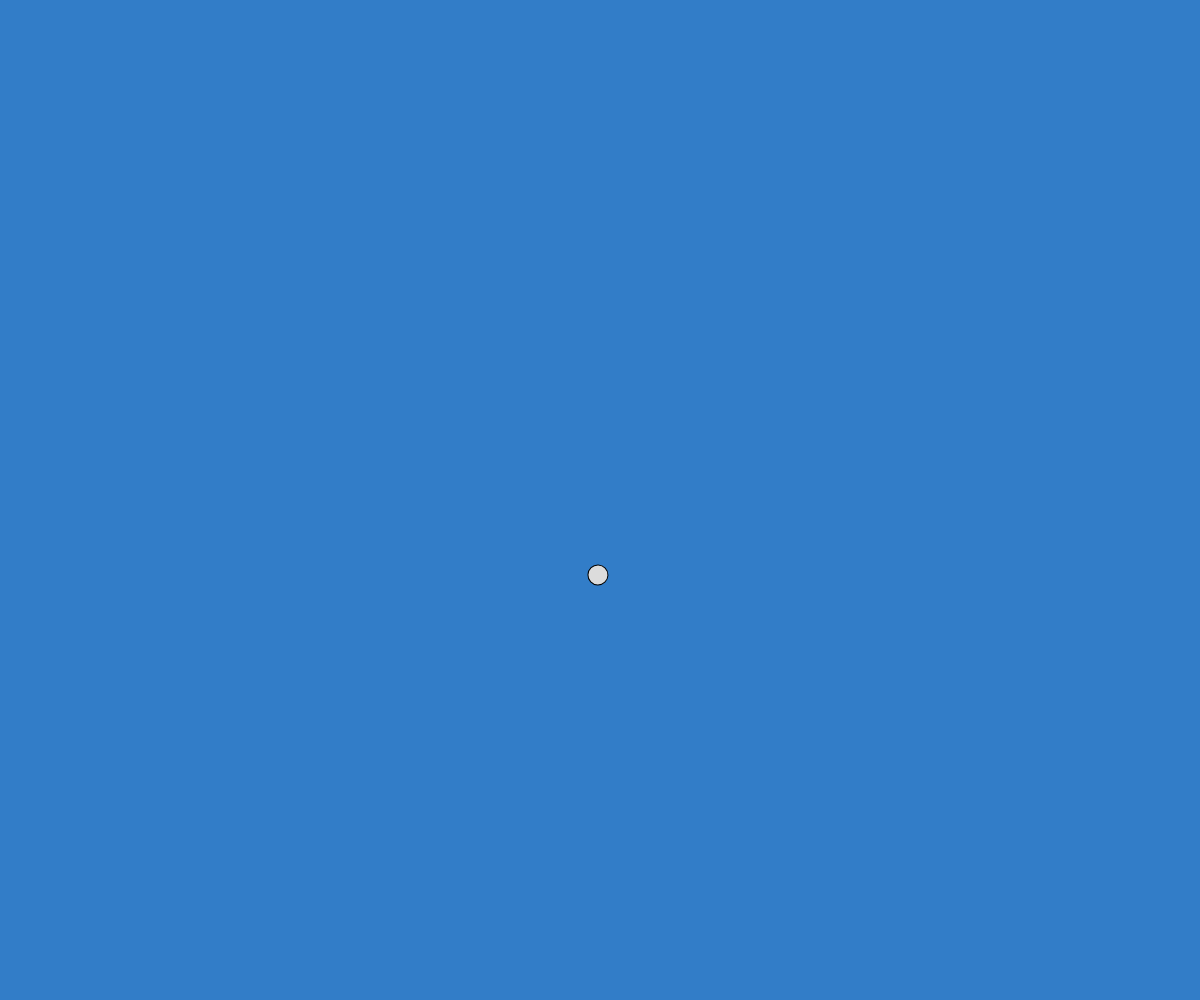
Frame 1 (no input)
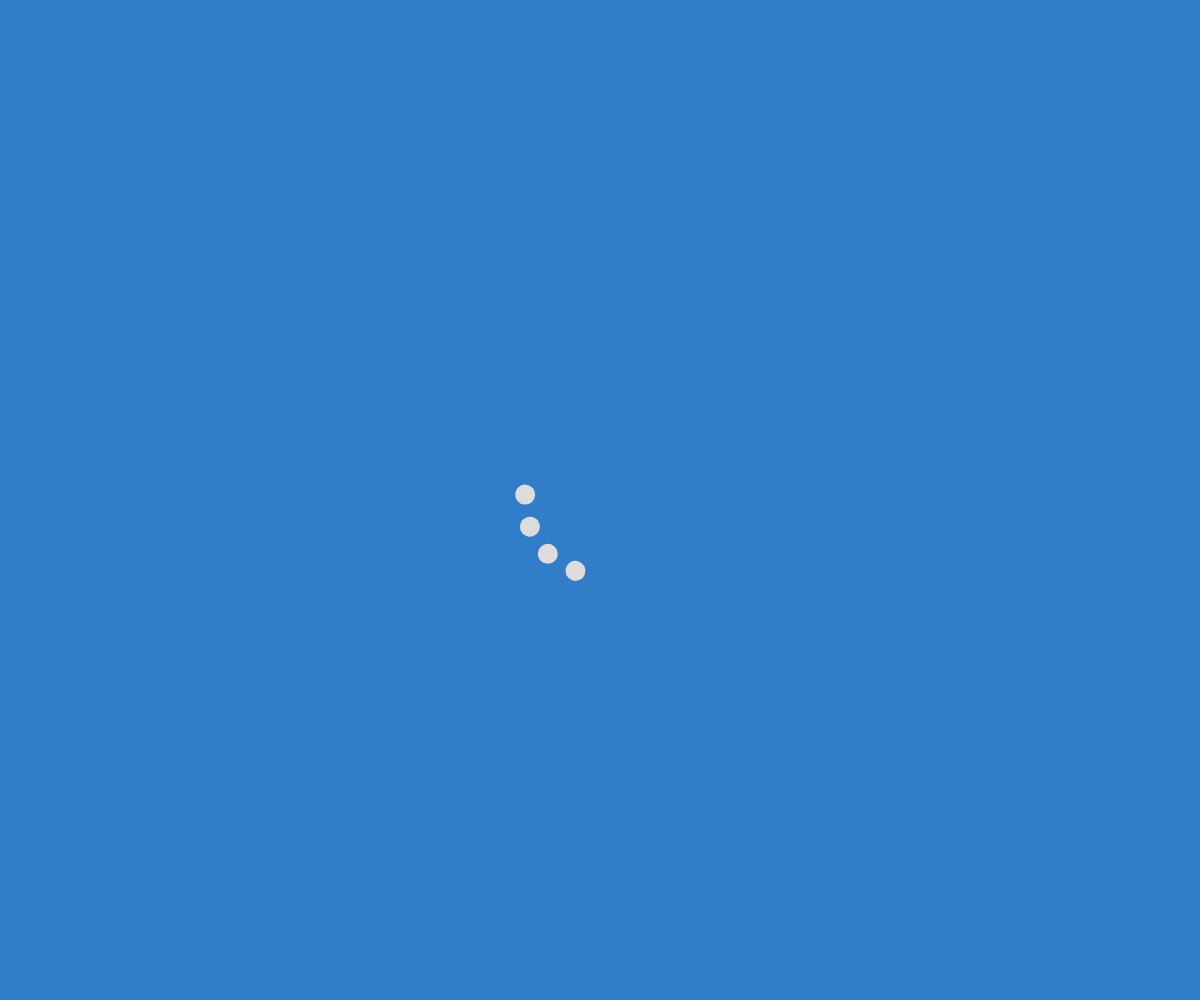
Frame 60 (no input)
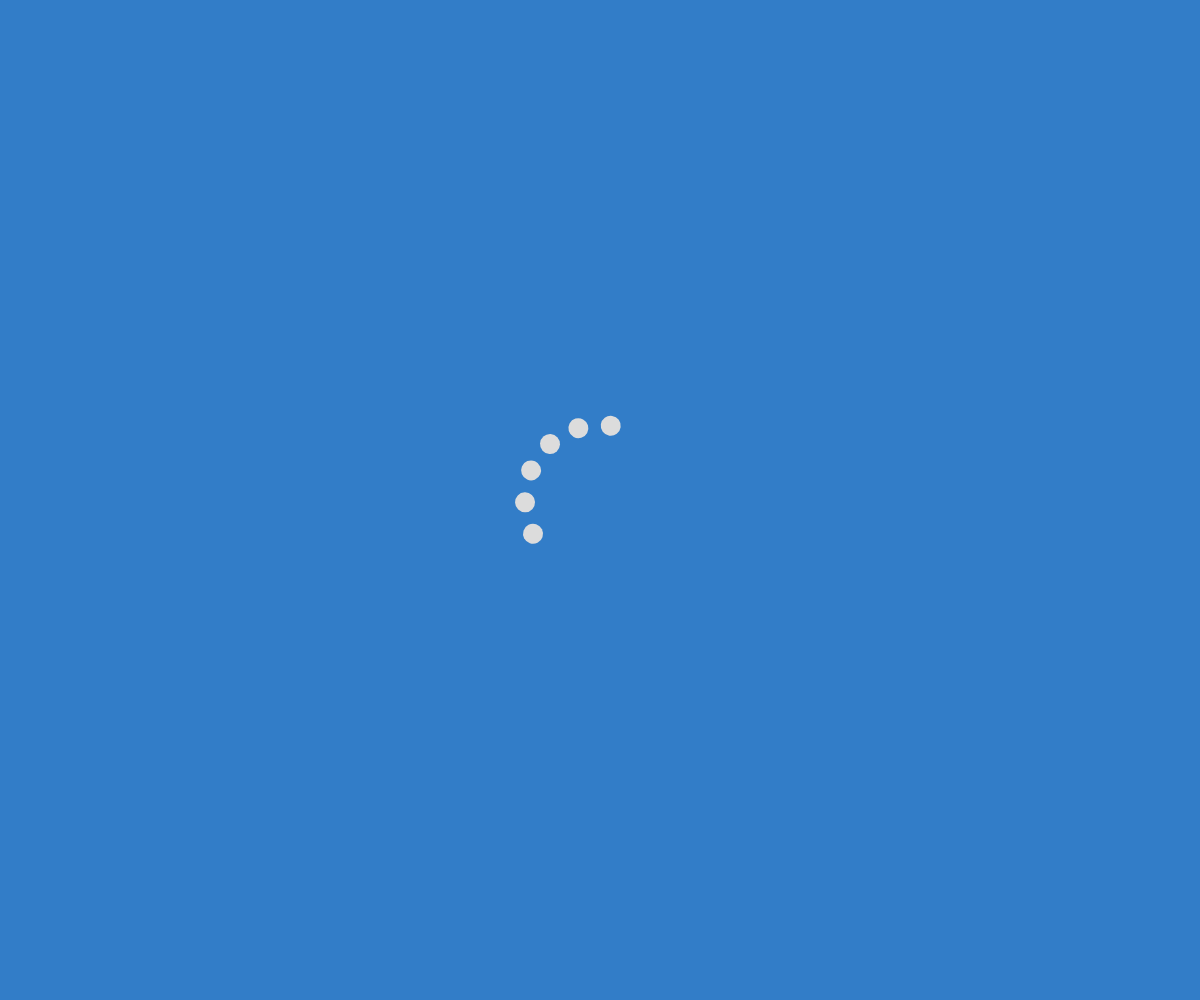
Frame 120 (the mouse pressed at the canvas centre since frame 60)

The p5.js sketch that drew these frames (run headless with seeded random() and noise() and a simulated clock; from frame 60 on, the mouse is pressed at the canvas centre):

// p5.js sketch
// ── sketch.js
// Project Title
// Your Name
// Date
//
// Extra for Experts:
// - describe what you did to take this project "above and beyond"

let wheelDiameter = 150;
let debugOutline = false;
let wheelSpeed = 100;
let dotSize = 20;
let dotCount = 6;
let dotSpacing = 25;
function setup() {
  createCanvas(windowWidth, windowHeight);
  rectMode(CENTER);
  angleMode(DEGREES);
  wheelSpeed = map(wheelSpeed,-255,255,-4,4);
}

function draw() {
  frameRate(60);
  background(50,125,200);
  loadingWheel();
  if(debugOutline===false){noStroke();}
}

function mouseWheel() {
  let scrollRes = 5;
  let rawVal = event.delta;
  if(wheelDiameter+(rawVal/scrollRes)>0&&wheelDiameter+(rawVal/scrollRes)<width){
    wheelDiameter += (rawVal/scrollRes);
  }
}

function loadingWheel() {
  noFill();
  push();
  translate(width/2,height/2);
  if(debugOutline===true){circle(0,0,wheelDiameter);}
  for(let i=0; i<dotCount; i++) {
    push();
    fill(220);
    rotate((frameCount*wheelSpeed)+(-i*dotSpacing));
    translate(0,75);
    if((frameCount*wheelSpeed)+(-i*dotSpacing)<=720&&(frameCount*wheelSpeed)+(-i*dotSpacing)>0) {
      circle(0,0,dotSize);
    }
    pop();
  }
  if(frameCount*wheelSpeed>=710) {
    if(frameCount*wheelSpeed>=1080) {
      frameCount = 0;
    }
    //rect((-wheelDiameter/2),0,wheelDiameter);
  }
  pop();
}
